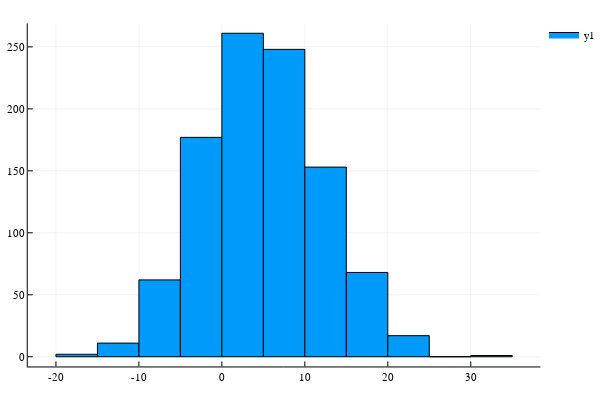

The cell this chart's notebook holds for it:
### Markdown cell above
Let's set up the Random Number Generator using the Mersenne Twister algorithm. I'm fixing the rng seed here for repeatability.

### Code cell
rng = MersenneTwister(1234);
x = randn(rng,Float64,1000).*7 .+ 5;

# Lets histogram the data, make sure it looks like we expect.
p1 = histogram(x,bins= :scott)
display(p1)
println(string("Mean = ",mean(x),", stdev = ",std(x)))

### Figure 1 — Plotly figure (JSON) as saved in the notebook; plotly's stock layout.template omitted (floating-point values rounded to 4 significant figures)
{"data": [{"xaxis": "x1", "fill": "tozeroy", "yaxis": "y1", "x": [-20, -20, -15, -15, -20, -20], "showlegend": true, "mode": "lines", "fillcolor": "rgba(0, 154, 250, 1.000)", "name": "y1", "legendgroup": "y1", "line": {"color": "rgba(0, 0, 0, 1.000)", "dash": "solid", "width": 1}, "y": [2, 0, 0, 2, 2, 2], "type": "scatter", "hoverinfo": "none"}, {"xaxis": "x1", "fill": "tozeroy", "yaxis": "y1", "x": [-15, -15, -10, -10, -15, -15], "showlegend": false, "mode": "lines", "fillcolor": "rgba(0, 154, 250, 1.000)", "name": "y1", "legendgroup": "y1", "line": {"color": "rgba(0, 0, 0, 1.000)", "dash": "solid", "width": 1}, "y": [11, 0, 0, 11, 11, 11], "type": "scatter", "hoverinfo": "none"}, {"xaxis": "x1", "fill": "tozeroy", "yaxis": "y1", "x": [-10, -10, -5, -5, -10, -10], "showlegend": false, "mode": "lines", "fillcolor": "rgba(0, 154, 250, 1.000)", "name": "y1", "legendgroup": "y1", "line": {"color": "rgba(0, 0, 0, 1.000)", "dash": "solid", "width": 1}, "y": [62, 0, 0, 62, 62, 62], "type": "scatter", "hoverinfo": "none"}, {"xaxis": "x1", "fill": "tozeroy", "yaxis": "y1", "x": [-5, -5, 0, 0, -5, -5], "showlegend": false, "mode": "lines", "fillcolor": "rgba(0, 154, 250, 1.000)", "name": "y1", "legendgroup": "y1", "line": {"color": "rgba(0, 0, 0, 1.000)", "dash": "solid", "width": 1}, "y": [177, 0, 0, 177, 177, 177], "type": "scatter", "hoverinfo": "none"}, {"xaxis": "x1", "fill": "tozeroy", "yaxis": "y1", "x": [0, 0, 5, 5, 0, 0], "showlegend": false, "mode": "lines", "fillcolor": "rgba(0, 154, 250, 1.000)", "name": "y1", "legendgroup": "y1", "line": {"color": "rgba(0, 0, 0, 1.000)", "dash": "solid", "width": 1}, "y": [261, 0, 0, 261, 261, 261], "type": "scatter", "hoverinfo": "none"}, {"xaxis": "x1", "fill": "tozeroy", "yaxis": "y1", "x": [5, 5, 10, 10, 5, 5], "showlegend": false, "mode": "lines", "fillcolor": "rgba(0, 154, 250, 1.000)", "name": "y1", "legendgroup": "y1", "line": {"color": "rgba(0, 0, 0, 1.000)", "dash": "solid", "width": 1}, "y": [248, 0, 0, 248, 248, 248], "type": "scatter", "hoverinfo": "none"}, {"xaxis": "x1", "fill": "tozeroy", "yaxis": "y1", "x": [10, 10, 15, 15, 10, 10], "showlegend": false, "mode": "lines", "fillcolor": "rgba(0, 154, 250, 1.000)", "name": "y1", "legendgroup": "y1", "line": {"color": "rgba(0, 0, 0, 1.000)", "dash": "solid", "width": 1}, "y": [153, 0, 0, 153, 153, 153], "type": "scatter", "hoverinfo": "none"}, {"xaxis": "x1", "fill": "tozeroy", "yaxis": "y1", "x": [15, 15, 20, 20, 15, 15], "showlegend": false, "mode": "lines", "fillcolor": "rgba(0, 154, 250, 1.000)", "name": "y1", "legendgroup": "y1", "line": {"color": "rgba(0, 0, 0, 1.000)", "dash": "solid", "width": 1}, "y": [68, 0, 0, 68, 68, 68], "type": "scatter", "hoverinfo": "none"}, {"xaxis": "x1", "fill": "tozeroy", "yaxis": "y1", "x": [20, 20, 25, 25, 20, 20], "showlegend": false, "mode": "lines", "fillcolor": "rgba(0, 154, 250, 1.000)", "name": "y1", "legendgroup": "y1", "line": {"color": "rgba(0, 0, 0, 1.000)", "dash": "solid", "width": 1}, "y": [17, 0, 0, 17, 17, 17], "type": "scatter", "hoverinfo": "none"}, {"xaxis": "x1", "fill": "tozeroy", "yaxis": "y1", "x": [25, 25, 30, 30, 25, 25], "showlegend": false, "mode": "lines", "fillcolor": "rgba(0, 154, 250, 1.000)", "name": "y1", "legendgroup": "y1", "line": {"color": "rgba(0, 0, 0, 1.000)", "dash": "solid", "width": 1}, "y": [0, 0, 0, 0, 0, 0], "type": "scatter", "hoverinfo": "none"}, {"xaxis": "x1", "fill": "tozeroy", "yaxis": "y1", "x": [30, 30, 35, 35, 30, 30], "showlegend": false, "mode": "lines", "fillcolor": "rgba(0, 154, 250, 1.000)", "name": "y1", "legendgroup": "y1", "line": {"color": "rgba(0, 0, 0, 1.000)", "dash": "solid", "width": 1}, "y": [1, 0, 0, 1, 1, 1], "type": "scatter", "hoverinfo": "none"}], "layout": {"showlegend": true, "xaxis": {"showticklabels": true, "gridwidth": 0.5, "tickvals": [-20, -10, 0, 10, 20, 30], "visible": true, "ticks": "inside", "range": [-23.4, 38.4], "domain": [0.05101, 0.9934], "tickmode": "array", "linecolor": "rgba(0, 0, 0, 1.000)", "showgrid": true, "title": "", "mirror": false, "tickangle": 0, "showline": true, "gridcolor": "rgba(0, 0, 0, 0.100)", "titlefont": {"color": "rgba(0, 0, 0, 1.000)", "family": "sans-serif", "size": 15}, "tickcolor": "rgb(0, 0, 0)", "ticktext": ["-20", "-10", "0", "10", "20", "30"], "zeroline": false, "type": "-", "tickfont": {"color": "rgba(0, 0, 0, 1.000)", "family": "sans-serif", "size": 11}, "zerolinecolor": "rgba(0, 0, 0, 1.000)", "anchor": "y1"}, "paper_bgcolor": "rgba(255, 255, 255, 1.000)", "annotations": [], "height": 400, "margin": {"l": 0, "b": 20, "r": 0, "t": 20}, "plot_bgcolor": "rgba(255, 255, 255, 1.000)", "yaxis": {"showticklabels": true, "gridwidth": 0.5, "tickvals": [0, 50, 100, 150, 200, 250], "visible": true, "ticks": "inside", "range": [-7.83, 268.8], "domain": [0.03762, 0.9902], "tickmode": "array", "linecolor": "rgba(0, 0, 0, 1.000)", "showgrid": true, "title": "", "mirror": false, "tickangle": 0, "showline": true, "gridcolor": "rgba(0, 0, 0, 0.100)", "titlefont": {"color": "rgba(0, 0, 0, 1.000)", "family": "sans-serif", "size": 15}, "tickcolor": "rgb(0, 0, 0)", "ticktext": ["0", "50", "100", "150", "200", "250"], "zeroline": false, "type": "-", "tickfont": {"color": "rgba(0, 0, 0, 1.000)", "family": "sans-serif", "size": 11}, "zerolinecolor": "rgba(0, 0, 0, 1.000)", "anchor": "x1"}, "legend": {"tracegroupgap": 0, "bordercolor": "rgba(0, 0, 0, 1.000)", "bgcolor": "rgba(255, 255, 255, 1.000)", "font": {"color": "rgba(0, 0, 0, 1.000)", "family": "sans-serif", "size": 11}, "y": 1, "x": 1}, "width": 600}}
